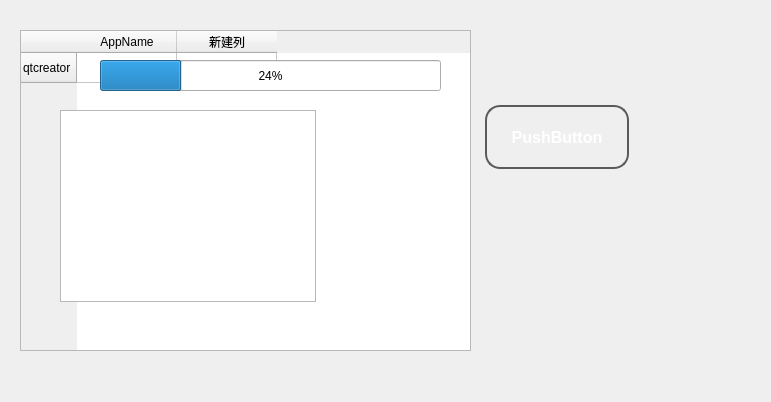
<?xml version="1.0" encoding="UTF-8"?>
<ui version="4.0">
 <class>Widget</class>
 <widget class="QWidget" name="Widget">
  <property name="geometry">
   <rect>
    <x>0</x>
    <y>0</y>
    <width>771</width>
    <height>402</height>
   </rect>
  </property>
  <property name="windowTitle">
   <string>Widget</string>
  </property>
  <property name="styleSheet">
   <string notr="true">QPushButton {
    border: 2px solid #5A5A5A;
    border-radius: 15px; /* 圆角半径 */
    background-color: qlineargradient(
        spread:pad, x1:0, y1:0, x2:1, y2:1, 
        stop:0 #4CAF50, stop:1 #81C784
    );
    color: white;
    padding: 10px 20px;
    font-size: 16px;
    font-weight: bold;
    min-width: 100px;
    min-height: 40px;
    /* 模拟阴影效果 */
    margin: 5px 5px;
    outline: none; /* 移除虚线框 */
}

QPushButton:hover {
    background-color: qlineargradient(
        spread:pad, x1:0, y1:0, x2:1, y2:1, 
        stop:0 #66BB6A, stop:1 #A5D6A7
    );
}

QPushButton:pressed {
    background-color: qlineargradient(
        spread:pad, x1:0, y1:0, x2:1, y2:1, 
        stop:0 #388E3C, stop:1 #66BB6A
    );
    border: 2px solid #388E3C;
    margin: 7px 7px; /* 按下时的边距变化 */
}

QPushButton:disabled {
    background-color: #BDBDBD;
    border: 2px solid #9E9E9E;
    color: #757575;
}
</string>
  </property>
  <widget class="QPushButton" name="btn_test">
   <property name="geometry">
    <rect>
     <x>480</x>
     <y>100</y>
     <width>154</width>
     <height>74</height>
    </rect>
   </property>
   <property name="styleSheet">
    <string notr="true"/>
   </property>
   <property name="text">
    <string>PushButton</string>
   </property>
  </widget>
  <widget class="QTableWidget" name="tableWidget">
   <property name="geometry">
    <rect>
     <x>20</x>
     <y>30</y>
     <width>451</width>
     <height>321</height>
    </rect>
   </property>
   <row>
    <property name="text">
     <string>qtcreator</string>
    </property>
   </row>
   <column>
    <property name="text">
     <string>AppName</string>
    </property>
   </column>
   <column>
    <property name="text">
     <string>新建列</string>
    </property>
   </column>
   <item row="0" column="0">
    <property name="text">
     <string/>
    </property>
   </item>
  </widget>
  <widget class="QProgressBar" name="progressBar">
   <property name="geometry">
    <rect>
     <x>100</x>
     <y>60</y>
     <width>341</width>
     <height>31</height>
    </rect>
   </property>
   <property name="value">
    <number>24</number>
   </property>
  </widget>
  <widget class="QGraphicsView" name="graphicsView">
   <property name="geometry">
    <rect>
     <x>60</x>
     <y>110</y>
     <width>256</width>
     <height>192</height>
    </rect>
   </property>
  </widget>
 </widget>
 <resources/>
 <connections/>
</ui>
